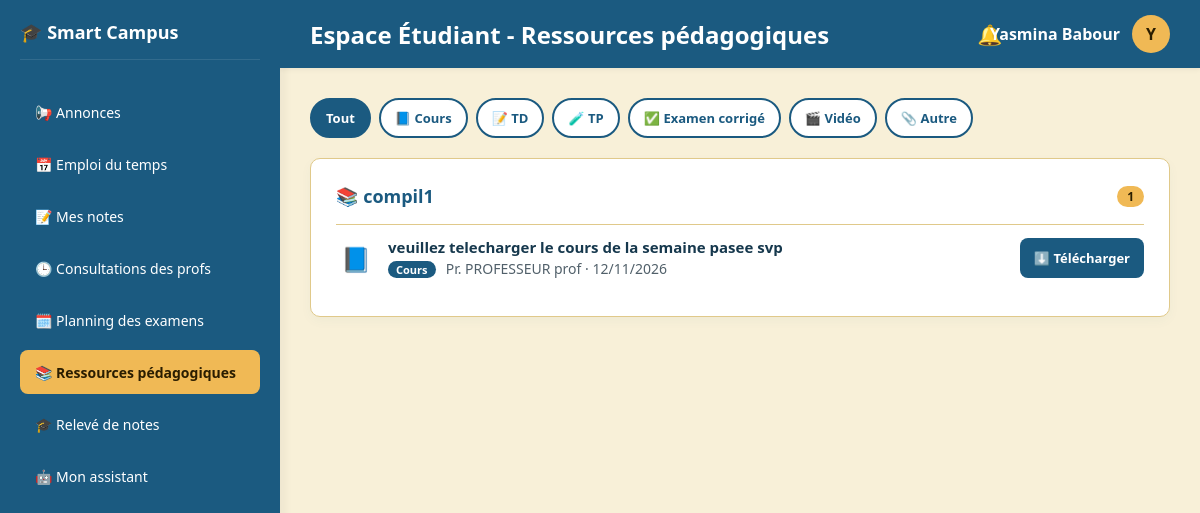
The app's page /etudiant_ressources.php (signed in) with its own data.
### tables this page shows
CREATE TABLE `ressource` (
  `id_R` int(11) NOT NULL,
  `id_prof` int(11) DEFAULT NULL,
  `id_sect` int(11) DEFAULT NULL,
  `id_module` int(11) DEFAULT NULL,
  `titre` varchar(150) DEFAULT NULL,
  `lien` varchar(255) DEFAULT NULL,
  `type_res` enum('cours','td','tp','examen_corrige','video','autre') NOT NULL DEFAULT 'cours',
  `date_ajout` datetime DEFAULT current_timestamp()
);

CREATE TABLE `user` (
  `id_user` varchar(100) NOT NULL,
  `nom` varchar(50) NOT NULL,
  `prenom` varchar(50) NOT NULL,
  `email` varchar(100) NOT NULL,
  `mdP` varchar(255) NOT NULL,
  `role` enum('etudiant','prof','scolarite') NOT NULL
);

### etudiant_ressources.php (the view, shortened to what this page needs)
<?php
require 'etu_header.php';
$types = ['cours' => ['Cours','📘'], 'td' => ['TD','📝'], 'tp' => ['TP','🧪'],
          'examen_corrige' => ['Examen corrigé','✅'], 'video' => ['Vidéo','🎬'], 'autre' => ['Autre','📎']];
$par_mod = [];
$error = '';
try {
    $st = $pdo->prepare("SELECT r.id_module, r.titre, r.lien, r.type_res, r.date_ajout, m.Nom_mod, u.nom, u.prenom
                         FROM ressource r
                         JOIN module m ON m.id_mod = r.id_module
                         LEFT JOIN prof p ON p.id_prof = r.id_prof
                         LEFT JOIN user u ON u.id_user = p.id_user
                         WHERE r.id_sect = ?
                         ORDER BY m.Nom_mod, r.date_ajout DESC");
    $st->execute([$etu['id_Sec']]);
    foreach ($st->fetchAll(PDO::FETCH_ASSOC) as $r) {
        $par_mod[$r['id_module']] ??= ['nom' => $r['Nom_mod'], 'res' => []];
        $par_mod[$r['id_module']]['res'][] = $r;
    }
} catch (PDOException $e) {
    $error = "Impossible de charger les ressources pour le moment. Réessayez plus tard.";
}
?>
<?php if (!$error && empty($par_mod)): ?>
  <div class="card"><p class="muted">Aucun module n’est défini pour votre spécialité.</p></div>
<?php elseif (!$error): ?>
  <div class="filters" role="group" aria-label="Filtrer par type">
    <button class="f active" data-t="all">Tout</button>
    <?php foreach ($types as $k => $t): ?><button class="f" data-t="<?php echo $k; ?>"><?php echo $t[1] . ' ' . $t[0]; ?></button><?php endforeach; ?>
  </div>
  <?php foreach ($par_mod as $m): ?>
    <div class="card mcard">
      <h3>📚 <?php echo htmlspecialchars($m['nom']); ?><span class="cnt"><?php echo count($m['res']); ?></span></h3>
      <?php if (empty($m['res'])): ?>
        <p class="muted empty">Aucune ressource publiée pour ce module.</p>
      <?php else: foreach ($m['res'] as $r):
          $t = $types[$r['type_res']] ?? $types['autre'];
          $externe = (bool)preg_match('#^https?://#i', $r['lien']);
          $sur = $externe || !preg_match('#^[a-z][a-z0-9+.\-]*:#i', $r['lien']);
          $nouveau = $r['date_ajout'] && (time() - strtotime($r['date_ajout'])) <= 7 * 86400; ?>
        <div class="res" data-type="<?php echo htmlspecialchars($r['type_res']); ?>">
          <div class="ic" aria-hidden="true"><?php echo $t[1]; ?></div>
          <div class="info">
            <strong><?php echo htmlspecialchars($r['titre']); ?> <?php if ($nouveau): ?><span class="new">Nouveau</span><?php endif; ?></strong>
            <span class="tp"><?php echo $t[0]; ?></span>
            <span class="muted"><?php echo $r['nom'] ? 'Pr. ' . htmlspecialchars($r['nom'] . ' ' . $r['prenom']) . ' · ' : ''; ?><?php echo $r['date_ajout'] ? date('d/m/Y', strtotime($r['date_ajout'])) : ''; ?></span>
          </div>
          <?php if ($sur): ?>
            <a class="btn-open" href="<?php echo htmlspecialchars($r['lien']); ?>" target="_blank" rel="noopener" <?php echo $externe ? '' : 'download'; ?>><?php echo $externe ? '🔗 Ouvrir' : '⬇️ Télécharger'; ?></a>
          <?php endif; ?>
        </div>
      <?php endforeach; endif; ?>
    </div>
  <?php endforeach; ?>
<?php endif; ?>
<?php require 'etu_footer.php'; ?>

### etu_header.php (style rules this page uses)
:root { --header:#1B5A80;--menu:#226B94;--on-blue:#FFFFFF;--accent:#F0B955;--on-accent:#2A1D00; --bg:#F8F0D8;--card:#FFFFFF;--border:#E0C98A;--text:#16384D;--text-muted:#51606A; --error:#A8162A;--on-error:#FFFFFF;--success:#2e7d32;--warning:#D9761C;--on-warning:#2A1500 }
* { box-sizing:border-box;margin:0;padding:0;font-family:'Segoe UI',Tahoma,Geneva,Verdana,sans-serif }
body { background:var(--bg);color:var(--text);display:flex;height:100vh;overflow:hidden }
.card { background:var(--card);border:1px solid var(--border);border-radius:10px;padding:25px;box-shadow:0 4px 12px rgba(27,90,128,.04);margin-bottom:20px }
.card h3 { color:var(--header);margin-bottom:16px;font-size:18px }
.muted { color:var(--text-muted);font-size:14px }

### etudiant_ressources.php (style rules this page uses)
.filters { display:flex;gap:8px;flex-wrap:wrap;margin-bottom:20px }
.f { border:2px solid var(--header);background:var(--card);color:var(--header);font-weight:600;font-size:13px;padding:8px 14px;border-radius:99px;cursor:pointer;min-height:40px;font-family:inherit }
.f.active { background:var(--header);color:var(--on-blue) }
.mcard h3 { display:flex;justify-content:space-between;align-items:center;gap:10px }
.cnt { font-size:12px;font-weight:700;background:var(--accent);color:var(--on-accent);border-radius:99px;padding:2px 10px }
.res { display:flex;gap:12px;align-items:center;padding:12px 0;border-top:1px solid var(--border) }
.res .ic { font-size:24px;width:40px;text-align:center;flex:none }
.res .info { flex:1 }
.res .info strong { display:block;font-size:15px }
.tp { display:inline-block;font-size:11px;font-weight:700;padding:1px 8px;border-radius:99px;background:var(--header);color:var(--on-blue);margin-right:6px }
.btn-open { background:var(--header);color:var(--on-blue);text-decoration:none;font-weight:600;font-size:13px;padding:9px 14px;border-radius:8px;white-space:nowrap;min-height:40px;display:inline-flex;align-items:center }

### records on screen
ressource: type_res "📘", titre "veuillez telecharger le cours de la semaine pasee svp", type_res "Cours", user.nom+prenom "PROFESSEUR prof", date_ajout "12/11/2026", shows "⬇️ Télécharger"

### other values on screen
$label "📢 Annonces"
$label "📅 Emploi du temps"
$label "📝 Mes notes"
$label "🕒 Consultations des profs"
$label "🗓️ Planning des examens"
$label "📚 Ressources pédagogiques"
$label "🎓 Relevé de notes"
$label "🤖 Mon assistant"
$page_title "Ressources pédagogiques"
substr($_SESSION['prenom'] ?? 'E', 0, 1) "Y"
$t[1] "📘"
$t[0] "Cours"
$t[1] "📝"
$t[0] "TD"
$t[1] "🧪"
